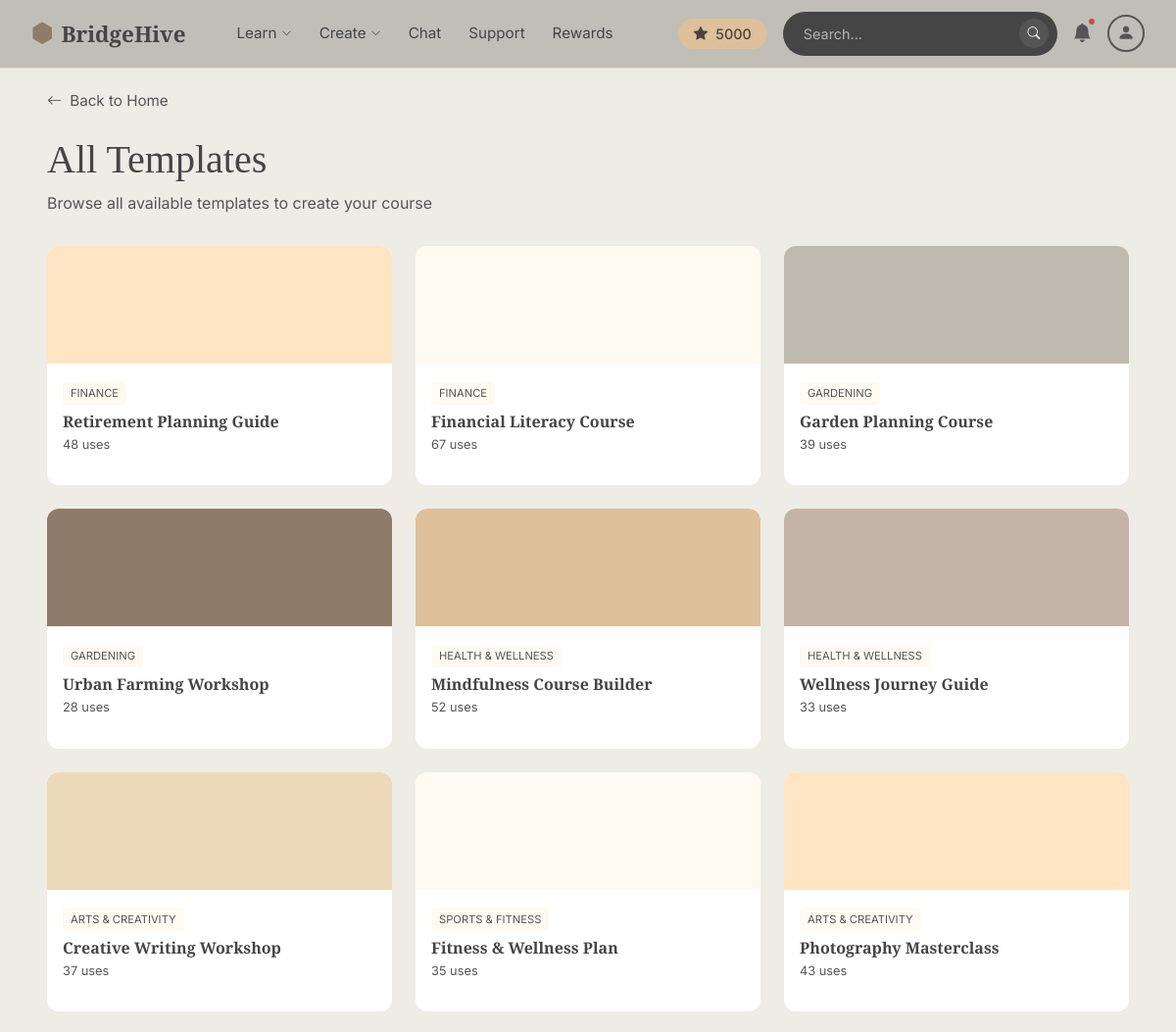
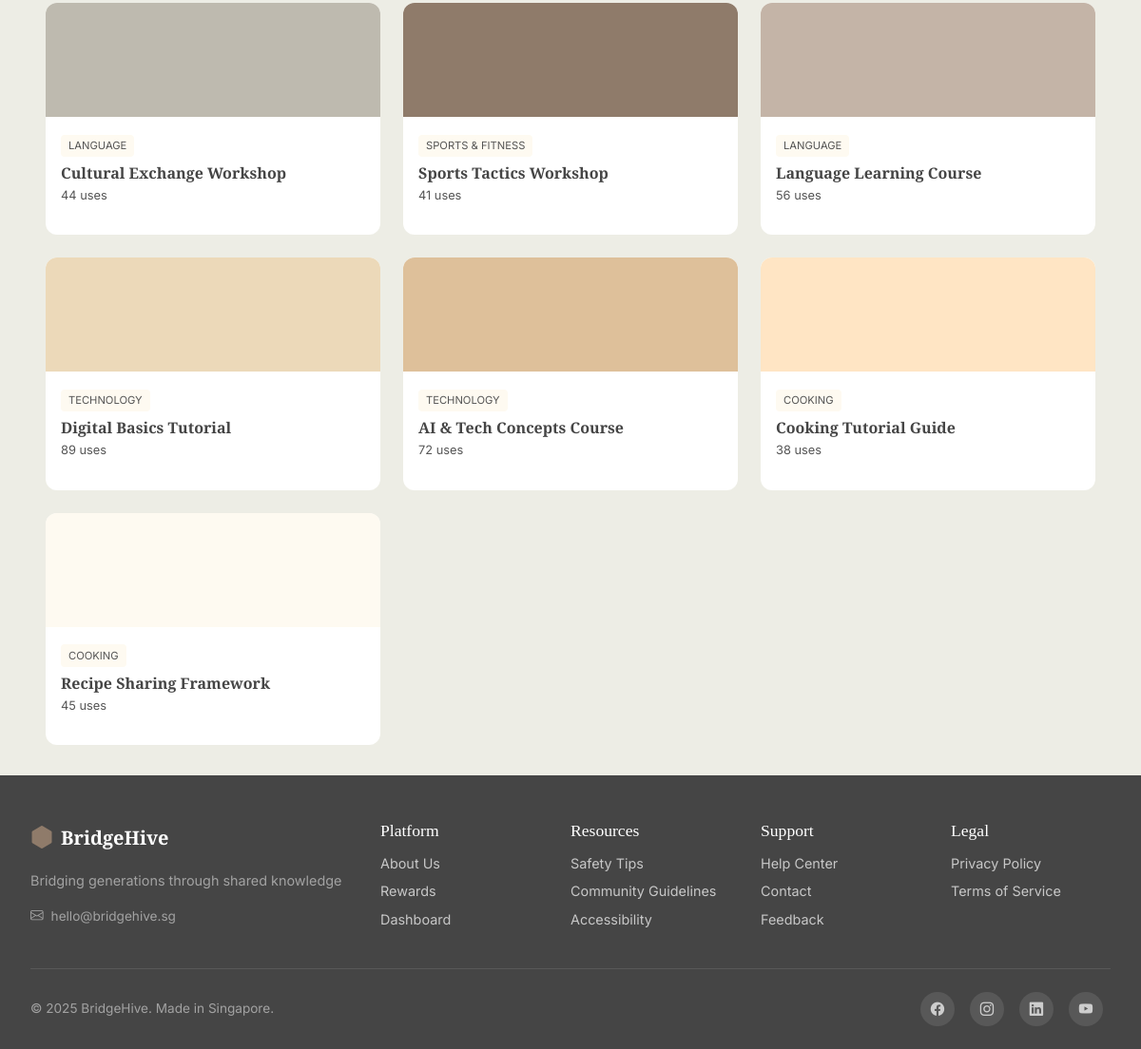
Screenshot of /mentor/templates/all (signed in) with the database file from the repository (2 pictures, top to bottom).
### app.py (models this page shows)
class User(db.Model):
    __tablename__ = 'users'
    id = db.Column(db.Integer, primary_key=True)
    username = db.Column(db.String(100), nullable=False)
    email = db.Column(db.String(100), unique=True, nullable=False)  # Must be unique
    password = db.Column(db.String(100), nullable=False)
    user_type = db.Column(db.String(10), nullable=False)  # 'youth' or 'elder'
    date_joined = db.Column(db.DateTime, default=datetime.utcnow)
    streak_days = db.Column(db.Integer, default=0)  # For gamification on homepage
    hive_points = db.Column(db.Integer, default=5000)  # Points for navbar display and rewards shop
    is_new_user = db.Column(db.Boolean, default=True)  # Shows different welcome message
    profile_pic = db.Column(db.String(200), default='DefaultPFP.png')  # Profile picture filename
    role = db.Column(db.String(50))        # learner, mentor, or both
    age_group = db.Column(db.String(20))   # Age range selected
    tech_comfort = db.Column(db.String(20))  # How comfortable with tech
    learning_interests = db.Column(db.Text)   # Comma-separated interests
    teaching_interests = db.Column(db.Text)   # What they can teach
    settings = db.relationship('UserSettings', backref='user', uselist=False, cascade='all,delete-orphan')
    inventory = db.relationship('UserItem', backref='user', cascade='all,delete-orphan')

class Template(db.Model):
    __tablename__ = 'templates'
    id = db.Column(db.Integer, primary_key=True)
    title = db.Column(db.String(200), nullable=False)
    description = db.Column(db.Text)
    category = db.Column(db.String(50))  # Same categories as courses
    color = db.Column(db.String(7), default='#FEFAF1')
    usage_count = db.Column(db.Integer, default=0)  # Track popularity
    date_created = db.Column(db.DateTime, default=datetime.utcnow)

### app.py (the view)
@app.route('/mentor/templates/all')
def all_templates_page():
    user_id = session.get('user_id', 1)
    user = User.query.get(user_id)
    templates = Template.query.order_by(Template.date_created.desc()).all()
    return render_template('templates_all.html', user=user, templates=templates)

### app.py (called while the page is built)
def translate(key, locale='en'):
    return TRANSLATIONS.get(locale, {}).get(key, TRANSLATIONS['en'].get(key, key))

### templates/templates_all.html (shortened to what this page needs)
{% extends "base.html" %}
{% block navbar %}
{% include 'includes/navbar_new.html' %}
{% endblock %}
{% block content %}
<div class="main-content">
    <a href="{{ url_for('both_homepage') }}" class="back-link">
        <i class="bi bi-arrow-left"></i> Back to Home
    </a>
    <div class="page-header">
        <h1 class="page-title">All Templates</h1>
        <p class="page-subtitle">Browse all available templates to create your course</p>
    </div>
    <div class="templates-grid">
        {% for template in templates %}
        <a href="{{ url_for('view_template', template_id=template.id) }}" class="template-card">
            <div class="template-img" style="background-color: {{ template.color }};"></div>
            <div class="template-body">
                <span class="template-category">{{ template.category }}</span>
                <h3 class="template-title">{{ template.title }}</h3>
                <p class="template-usage">{{ template.usage_count }} uses</p>
            </div>
        </a>
        {% endfor %}
    </div>
</div>
{% endblock %}

### templates/includes/navbar_new.html (shortened to what this page needs)
<nav class="navbar-new">
    <a href="{{ url_for('both_homepage') }}" class="navbar-new-brand">
        <i class="bi bi-hexagon-fill" style="color: var(--brown);"></i>
        <span>BridgeHive</span>
    </a>
    <div class="navbar-new-links">
        <div class="navbar-new-dropdown">
            <span class="navbar-new-link">{{ t('nav.learn') }} <i class="bi bi-chevron-down" style="font-size: 0.65rem;"></i></span>
        </div>
        <div class="navbar-new-dropdown">
            <span class="navbar-new-link">{{ t('nav.create') }} <i class="bi bi-chevron-down" style="font-size: 0.65rem;"></i></span>
        </div>
        <a href="/socialhub/" class="navbar-new-link">{{ t('nav.chat') }}</a>
        <a href="{{ url_for('support') }}" class="navbar-new-link">{{ t('nav.support') }}</a>
        <a href="{{ url_for('rewards') }}" class="navbar-new-link">{{ t('nav.rewards') }}</a>
    </div>
    <div class="navbar-new-right">
        <div class="navbar-new-points">
            <i class="bi bi-star-fill"></i> {{ (user.hive_points if user else navbar_user.hive_points if navbar_user else 0)|default(0) }}
        </div>
        <div class="navbar-new-searchbar">
            <input type="text" placeholder="{{ t('common.search') }}..." readonly>
            <button type="button"><i class="bi bi-search"></i></button>
        </div>
        <a href="{{ url_for('notifications') }}" class="navbar-new-bell" style="text-decoration:none;">
            <i class="bi bi-bell-fill"></i>
            <span class="navbar-new-bell-dot"></span>
        </a>
        <div class="navbar-new-profile-wrap">
            <div class="navbar-new-profile-circle">
                <i class="bi bi-person-fill"></i>
            </div>
        </div>
    </div>
</nav>

### templates/base.html (style rules this page uses)
* { margin: 0; padding: 0; box-sizing: border-box; }
:root { --cream: #FEFAF1; --cream-dark: #EDEDE5; --brown: #8F7B6A; --tan: #DEC09A; --tan-light: #ECD9B9; --peach: #FFE5C4; --black: #454545; --gray: #555555; --gray-light: #B7B7B7; --taupe: #C4B4A7; --warm-gray: #BEBAAF; --off-white: #ECECE4; }
body { font-family: 'Inter', sans-serif; background-color: var(--cream); color: var(--black); min-height: 100vh; }
h1, h2, h3, .playfair { font-family: 'Playfair Display', serif; }
.navbar-new { display: flex; align-items: center; padding: 0.75rem 2rem; background-color: #bfbfb8; border-bottom: 1px solid var(--tan-light); position: fixed; top: 0; left: 0; right: 0; z-index: 11000; }
.navbar-new-brand { font-family: 'Playfair Display', serif; font-weight: 700; color: var(--black); text-decoration: none; font-size: 1.4rem; display: flex; align-items: center; gap: 0.5rem; margin-right: 2.5rem; }
.navbar-new-links { display: flex; align-items: center; gap: 0.25rem; }
.navbar-new-link { color: var(--black); text-decoration: none; font-size: 0.95rem; font-weight: 400; padding: 0.5rem 0.75rem; cursor: pointer; display: flex; align-items: center; gap: 0.3rem; transition: color 0.2s; }
.navbar-new-dropdown { position: relative; }
.navbar-new-right { margin-left: auto; display: flex; align-items: center; gap: 1rem; }
.navbar-new-points { background-color: var(--tan); color: var(--black); border-radius: 20px; padding: 0.3rem 1rem; font-weight: 500; font-size: 0.9rem; display: flex; align-items: center; gap: 0.5rem; }
.navbar-new-searchbar { display: flex; align-items: center; background-color: var(--black); border-radius: 25px; padding: 0.4rem 0.5rem 0.4rem 1.25rem; width: 280px; border: 1px solid transparent; }
.navbar-new-searchbar input { border: none; background: transparent; outline: none; flex: 1; font-size: 0.9rem; color: white; cursor: default; }
.navbar-new-searchbar input::placeholder { color: rgba(255,255,255,0.6); }
.navbar-new-searchbar button { background-color: var(--gray); border: none; border-radius: 50%; width: 30px; height: 30px; display: flex; align-items: center; justify-content: center; cursor: default; }
.navbar-new-searchbar button i { color: white; font-size: 0.8rem; }
.navbar-new-bell { position: relative; cursor: pointer; }
.navbar-new-bell i { color: var(--gray); font-size: 1.2rem; }
.navbar-new-bell-dot { position: absolute; top: -2px; right: -4px; width: 8px; height: 8px; background-color: #C54B4B; border-radius: 50%; border: 1.5px solid #bfbfb8; }
.navbar-new-profile-wrap { position: relative; }
.navbar-new-profile-circle { width: 38px; height: 38px; border: 2px solid var(--gray); border-radius: 50%; display: flex; align-items: center; justify-content: center; color: var(--gray); font-size: 1.1rem; cursor: pointer; overflow: hidden; }

### templates/templates_all.html (style rules this page uses)
body { background-color: var(--cream-dark); }
.main-content { padding: 2rem 3rem; padding-top: 90px; max-width: 1200px; margin: 0 auto; }
.back-link { display: inline-flex; align-items: center; gap: 0.5rem; color: var(--gray); text-decoration: none; margin-bottom: 1.5rem; font-size: 0.95rem; }
.page-header { margin-bottom: 2rem; }
.page-title { font-family: 'Playfair Display', serif; font-size: 2.5rem; font-weight: 500; color: var(--black); margin-bottom: 0.5rem; }
.page-subtitle { color: var(--gray); font-size: 1rem; }
.templates-grid { display: grid; grid-template-columns: repeat(auto-fill, minmax(280px, 1fr)); gap: 1.5rem; }
.template-card { border-radius: 12px; overflow: hidden; cursor: pointer; transition: transform 0.2s; background: white; text-decoration: none; color: inherit; }
.template-img { height: 120px; width: 100%; }
.template-body { padding: 1rem; }
.template-category { font-size: 0.7rem; text-transform: uppercase; color: var(--gray); background: var(--cream); padding: 0.2rem 0.5rem; border-radius: 4px; display: inline-block; margin-bottom: 0.5rem; }
.template-title { font-size: 1rem; font-weight: 600; color: var(--black); margin-bottom: 0.25rem; }
.template-usage { font-size: 0.8rem; color: var(--gray); }

### rows the page displays
User: hive_points "5000"
Template: category "FINANCE", title "Retirement Planning Guide", usage_count "48"
Template: category "FINANCE", title "Financial Literacy Course", usage_count "67"
Template: category "GARDENING", title "Garden Planning Course", usage_count "39"
Template: category "GARDENING", title "Urban Farming Workshop", usage_count "28"
Template: category "HEALTH & WELLNESS", title "Mindfulness Course Builder", usage_count "52"
Template: category "HEALTH & WELLNESS", title "Wellness Journey Guide", usage_count "33"
Template: category "ARTS & CREATIVITY", title "Creative Writing Workshop", usage_count "37"
Template: category "SPORTS & FITNESS", title "Fitness & Wellness Plan", usage_count "35"
Template: category "ARTS & CREATIVITY", title "Photography Masterclass", usage_count "43"
Template: category "LANGUAGE", title "Cultural Exchange Workshop", usage_count "44"
Template: category "SPORTS & FITNESS", title "Sports Tactics Workshop", usage_count "41"
Template: category "LANGUAGE", title "Language Learning Course", usage_count "56"
Template: category "TECHNOLOGY", title "Digital Basics Tutorial", usage_count "89"
Template: category "TECHNOLOGY", title "AI & Tech Concepts Course", usage_count "72"
Template: category "COOKING", title "Cooking Tutorial Guide", usage_count "38"
Template: category "COOKING", title "Recipe Sharing Framework", usage_count "45"

### other values shown
{{ t('nav.learn') }} "Learn"
{{ t('nav.create') }} "Create"
{{ t('nav.chat') }} "Chat"
{{ t('nav.support') }} "Support"
{{ t('nav.rewards') }} "Rewards"
{{ t('footer.tagline') }} "Bridging generations through shared knowledge"
{{ t('footer.platform') }} "Platform"
{{ t('footer.about') }} "About Us"
{{ t('footer.dashboard') }} "Dashboard"
{{ t('footer.resources') }} "Resources"
{{ t('footer.safety') }} "Safety Tips"
{{ t('footer.community') }} "Community Guidelines"
{{ t('footer.accessibility') }} "Accessibility"
{{ t('footer.help_center') }} "Help Center"
{{ t('footer.contact') }} "Contact"
